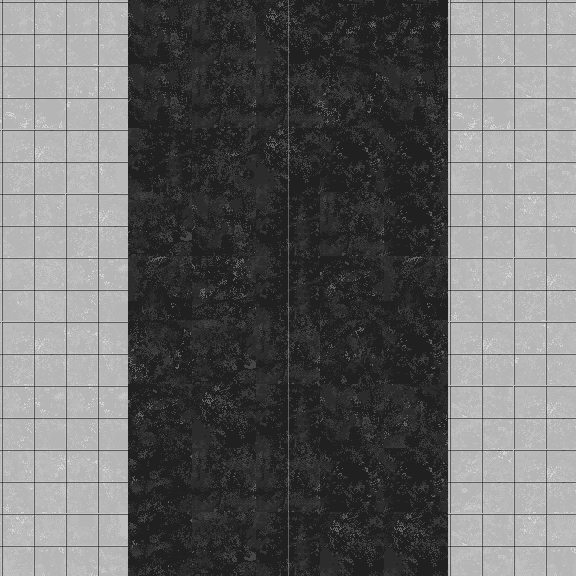

Tiled map render using the project's own tile images. Description and the whole map definition, tile-layer contents included, below:
An orthogonal 9x9 tile map with 64x64 px tiles, 1 tile layer (Tile Layer 1).

<map version="1.0" tiledversion="1.1.2" orientation="orthogonal" renderorder="right-down" width="9" height="9" tilewidth="64" tileheight="64" infinite="0" nextobjectid="1">
 <tileset firstgid="1" source="Road.tsx" />
 <layer name="Tile Layer 1" width="9" height="9">
  <data encoding="csv">
14,14,11,9,57,2,2,13,14,
22,6,11,9,41,10,11,22,7,
5,32,1,4,57,19,19,30,7,
14,5,28,11,33,9,19,14,30,
31,16,17,27,33,3,17,23,5,
5,24,10,28,41,18,19,5,6,
16,16,3,25,33,11,20,7,5,
23,24,26,9,41,19,19,29,5,
30,8,26,28,33,25,25,7,30
</data>
 </layer>
</map>
